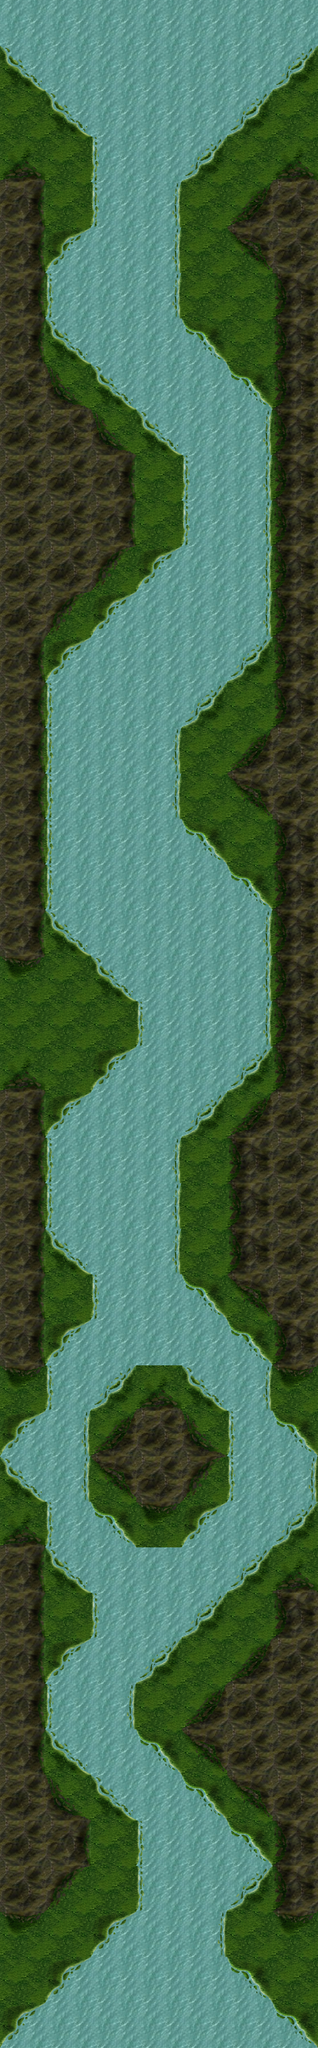

Rendered tile map (Tiled .tmx) drawn with the repository's tilesets; below, a short description and the map source with its tile grids summarised:
An orthogonal 7x45 tile map with 75x75 px tiles, 1 tile layer (Level), 2 tilesets and 33 objects.

<map version="1.0" orientation="orthogonal" width="7" height="45" tilewidth="75" tileheight="75">
 <tileset firstgid="1" name="bckgrnd" tilewidth="75" tileheight="75">
  <image source="bckgrnd.png" width="75" height="1275" />
 </tileset>
 <tileset firstgid="18" name="sprites" tilewidth="128" tileheight="128">
  <image source="sprites.png" width="128" height="768" />
 </tileset>
 <layer name="Level" width="7" height="45">
  <data>[315 cells, 315 non-empty, 17 distinct tile ids]</data>
 </layer>
 <objectgroup name="Enemies" width="7" height="45">
  <object gid="19" x="150" y="525" />
  <object gid="19" x="75" y="825" />
  <object gid="20" x="225" y="900" />
  <object gid="20" x="225" y="750" />
  <object gid="20" x="300" y="900" />
  <object gid="20" x="300" y="900" />
  <object gid="20" x="300" y="900" />
  <object gid="20" x="300" y="1050" />
  <object gid="19" x="0" y="1125" />
  <object gid="19" x="150" y="1125" />
  <object gid="21" x="75" y="1350" />
  <object gid="21" x="300" y="1575" />
  <object gid="22" x="75" y="1800" />
  <object gid="21" x="75" y="2025" />
  <object gid="21" x="225" y="2700" />
  <object gid="21" x="150" y="2175" />
  <object gid="21" x="300" y="1725" />
  <object gid="22" x="225" y="2850" />
  <object gid="22" x="300" y="2025" />
  <object gid="22" x="300" y="1350" />
  <object gid="22" x="300" y="450" />
  <object gid="22" x="300" y="525" />
  <object gid="19" x="75" y="1500" />
  <object gid="20" x="225" y="1875" />
  <object gid="20" x="225" y="2250" />
  <object gid="20" x="0" y="2475" />
  <object gid="19" x="375" y="2475" />
  <object gid="19" x="0" y="2850" />
  <object gid="19" x="150" y="2925" />
  <object gid="19" x="225" y="3075" />
  <object gid="19" x="0" y="150" />
  <object gid="20" x="225" y="225" />
  <object gid="20" x="375" y="150" />
 </objectgroup>
</map>